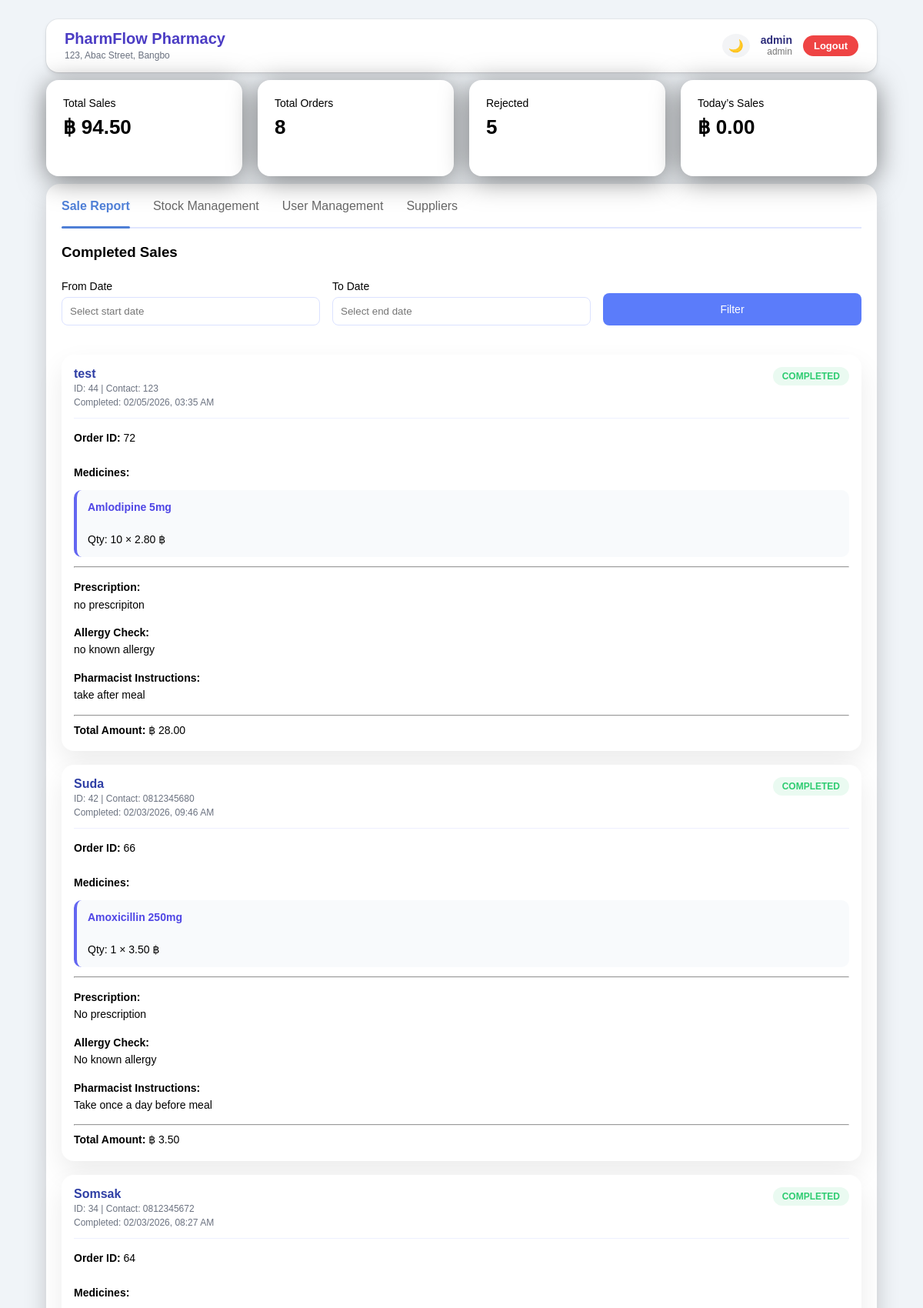
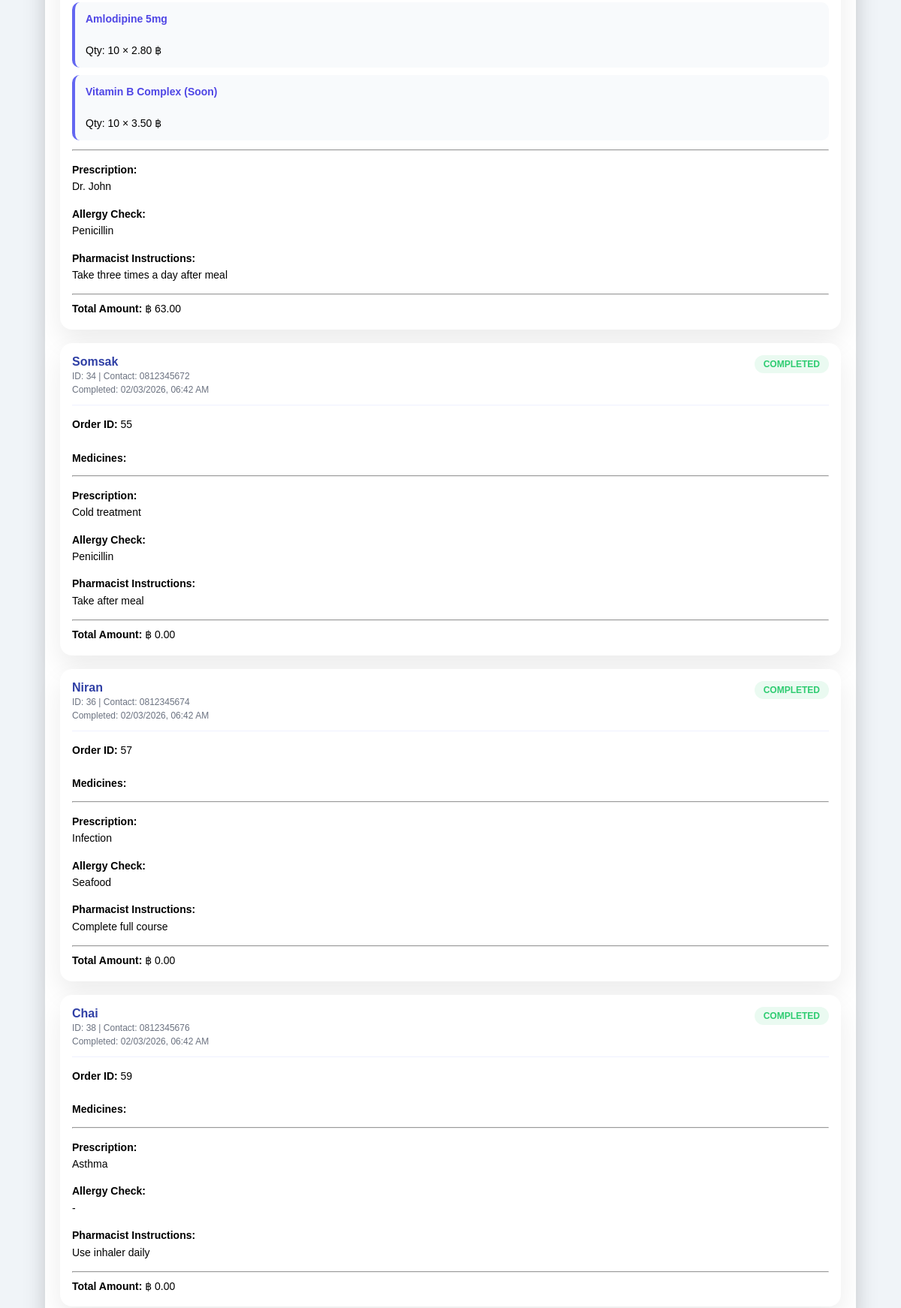
The app's page /admin/sales_report.php (signed in, upper part) with its own data (2 pictures, top to bottom).
### tables this page shows
CREATE TABLE `orders` (
  `order_id` int(11) NOT NULL COMMENT 'Unique order identifier',
  `customer_id` int(11) NOT NULL COMMENT 'Foreign key: customer placing order',
  `staff_id` int(11) NOT NULL COMMENT 'Foreign key: staff member processing order',
  `pharmacist_id` int(11) DEFAULT NULL COMMENT 'Foreign key: pharmacist approving order',
  `allergy_notes` text DEFAULT NULL COMMENT 'Customer allergy information',
  `pharmacist_instructions` text DEFAULT NULL COMMENT 'Special instructions for pharmacist',
  `total_amount` decimal(10,2) DEFAULT NULL COMMENT 'Total order value in currency',
  `order_status` enum('pending','approved','rejected','completed') DEFAULT 'pending' COMMENT 'Current status of the order',
  `prescription_note` text DEFAULT NULL COMMENT 'Prescription details from doctor',
  `order_date` timestamp NOT NULL DEFAULT current_timestamp() COMMENT 'Order creation timestamp'
);

CREATE TABLE `customers` (
  `customer_id` int(11) NOT NULL COMMENT 'Unique customer identifier',
  `customer_name` varchar(100) NOT NULL COMMENT 'Full name of the customer/patient',
  `contact_number` varchar(20) DEFAULT NULL COMMENT 'Phone number for communication',
  `address` text DEFAULT NULL COMMENT 'Physical address',
  `created_at` timestamp NOT NULL DEFAULT current_timestamp() COMMENT 'Account creation date'
);

CREATE TABLE `order_items` (
  `order_id` int(11) NOT NULL COMMENT 'Foreign key: which order this item belongs to',
  `medicine_id` int(11) NOT NULL COMMENT 'Foreign key: which medicine is ordered',
  `quantity` int(11) NOT NULL COMMENT 'Number of units ordered',
  `price` decimal(10,2) NOT NULL COMMENT 'Price per unit (captured at time of order)'
);

CREATE TABLE `medicines` (
  `medicine_id` int(1) NOT NULL COMMENT 'Unique medicine identifier',
  `medicine_name` varchar(100) NOT NULL COMMENT 'Commercial/trade name of the medicine',
  `chemical_name` varchar(100) DEFAULT NULL COMMENT 'Active ingredient or generic name',
  `dosage_form` varchar(50) DEFAULT NULL COMMENT 'Form: Tablet, Syrup, Injection, Cream, Inhaler, etc.',
  `price_per_unit` decimal(10,2) NOT NULL COMMENT 'Cost per unit in currency',
  `quantity` int(11) NOT NULL COMMENT 'Current stock quantity',
  `reorder_level` int(11) NOT NULL COMMENT 'Minimum stock level before reordering',
  `expiry_date` date NOT NULL COMMENT 'Product expiration date',
  `supplier_id` int(11) DEFAULT NULL COMMENT 'Foreign key: references suppliers table',
  `created_at` timestamp NOT NULL DEFAULT current_timestamp() COMMENT 'Record creation date'
);

### admin/sales_report.php (the view, shortened to what this page needs)
<?php
require_once "../config/db.php";
$totalSales = $conn->query(
    "SELECT SUM(total_amount) total
     FROM orders
     WHERE order_status = 'completed'"
)->fetch_assoc()["total"] ?? 0;
$totalOrders = $conn->query(
    "SELECT COUNT(*) total
     FROM orders
     WHERE order_status = 'completed' or 'rejected'"
)->fetch_assoc()["total"] ?? 0;
$rejectedCount = $conn->query(
    "SELECT COUNT(*) AS total
     FROM orders
     WHERE order_status = 'rejected'"
)->fetch_assoc()["total"] ?? 0;
$todaySales = $conn->query(
    "SELECT SUM(total_amount) total
     FROM orders
     WHERE order_status = 'completed'
       AND DATE(order_date) = CURDATE()"
)->fetch_assoc()["total"] ?? 0;
$where = "WHERE o.order_status = 'completed'";
?>
<!DOCTYPE html>
<html lang="en">
<head>
    <link rel="stylesheet" href="../assets/css/style.css">
    <link rel="stylesheet" href="../assets/css/dashboard.css">
    <link rel="stylesheet" href="https://cdn.jsdelivr.net/npm/flatpickr/dist/flatpickr.min.css">
</head>
<body>
<div class="dashboard-page">
<?php include "../includes/header.php"; ?>
<div class="dashboard-container">
    <div class="stats-grid">
        <div class="stat-card">
            <p>Total Sales</p>
            <h3>฿ <?= number_format($totalSales, 2) ?></h3>
        </div>
        <div class="stat-card">
            <p>Total Orders</p>
            <h3><?= $totalOrders ?></h3>
        </div>
        <div class="stat-card">
            <p>Rejected</p>
            <h3><?= $rejectedCount ?></h3>
        </div>
        <div class="stat-card">
            <p>Today’s Sales</p>
            <h3>฿ <?= number_format($todaySales, 2) ?></h3>
        </div>
    </div>
    <div class="panel">
        <div class="tabs">
                <a class="active" href="sales_report.php">Sale Report</a>
                <a href="dashboard.php">Stock Management</a>
                <a href="users.php">User Management</a>
                <a href="suppliers.php">Suppliers</a>
            </div>
        <div class="panel-header">
            <h3>Completed Sales</h3>
        </div>
        <form method="GET" style="margin-bottom:20px;">
            <div class="form-row">
                <div class="form-group">
                    <label>From Date</label>
                    <input type="text"
                            name="from_date"
                            id="from_date"
                            class="date-input"
                            value="<?= $_GET['from_date'] ?? '' ?>"
                            placeholder="Select start date">
                </div>
                <div class="form-group">
                    <label>To Date</label>
                    <input type="text"
                                name="to_date"
                                id="to_date"
                                class="date-input"
                                value="<?= $_GET['to_date'] ?? '' ?>"
                                placeholder="Select end date">
                </div>
                <div class="form-group" style="align-self:end;">
                    <button type="submit" class="btn-filter">
                        Filter
                    </button>
                </div>
            </div>
        </form>
        <?php
        $orders = $conn->query(
            "SELECT
                o.order_id,
                o.order_date,
                o.total_amount,
                o.prescription_note,
                o.allergy_notes,
                o.pharmacist_instructions,
                c.customer_name,
                c.contact_number,
                c.customer_id
             FROM orders o
             JOIN customers c ON o.customer_id = c.customer_id
             $where
             ORDER BY o.order_date DESC"
        );
        ?>
        <?php while ($o = $orders->fetch_assoc()): ?>
        <div class="pending-card">
            <div class="pending-header">
                <div>
                    <h4><?= htmlspecialchars($o["customer_name"]) ?></h4>
                    <small>
                        ID: <?= $o["customer_id"] ?> |
                        Contact: <?= htmlspecialchars($o["contact_number"]) ?>
                    </small><br>
                    <small>
                        Completed: <?= date("m/d/Y, h:i A", strtotime($o["order_date"])) ?>
                    </small>
                </div>
                <span class="status-badge completed">COMPLETED</span>
            </div>
            <div class="pending-body">
                <strong>Order ID:</strong> <?= $o["order_id"] ?><br><br>
                <strong>Medicines:</strong>
                <ul class="medicine-list">
                    <?php
                    $items = $conn->query(
                        "SELECT
                            m.medicine_name,
                            oi.quantity,
                            oi.price
                         FROM order_items oi
                         JOIN medicines m ON oi.medicine_id = m.medicine_id
                         WHERE oi.order_id = {$o['order_id']}"
                    );
                    while ($item = $items->fetch_assoc()):
                    ?>
                        <li>
                            <strong><?= htmlspecialchars($item["medicine_name"]) ?></strong><br>
                            Qty: <?= $item["quantity"] ?> × <?= number_format($item["price"],2) ?> ฿
                        </li>
                    <?php endwhile; ?>
                </ul>
                <hr>
                <p>
                    <strong>Prescription:</strong><br>
                    <?= nl2br(htmlspecialchars($o["prescription_note"] ?: "-")) ?>
                </p>
                <p>
                    <strong>Allergy Check:</strong><br>
                    <?= nl2br(htmlspecialchars($o["allergy_notes"] ?: "-")) ?>
                </p>
                <p>
                    <strong>Pharmacist Instructions:</strong><br>
                    <?= nl2br(htmlspecialchars($o["pharmacist_instructions"] ?: "-")) ?>
                </p>
                <hr>
                <strong>Total Amount:</strong>
                ฿ <?= number_format($o["total_amount"], 2) ?>
            </div>
        </div>
        <?php endwhile; ?>
    </div>
</div>
</div>
</body>
</html>

### assets/css/style.css (style rules this page uses)
* { box-sizing: border-box; font-family: Arial, sans-serif; }
body { margin: 0; min-height: 100vh; background: #F0F4F8; font-family: Arial, sans-serif; }
label { display: block; text-align: left; margin-bottom: 6px; font-size: 14px; }
input { width: 100%; padding: 10px; margin-bottom: 18px; border-radius: 8px; border: 1px solid #ccc; }
button { padding: 12px; border: none; border-radius: 10px; background: #4f7fd6; color: white; font-size: 16px; cursor: pointer; }

### assets/css/dashboard.css (style rules this page uses)
* { box-sizing: border-box; }
.dashboard-container { width: 100%; padding: 10px 60px 25px 60px; }
.dashboard-page { min-height: 100vh; }
.stats-grid { display: grid; grid-template-columns: repeat(4, 1fr); gap: 20px; margin-bottom: 10px; }
.stat-card { background: white; padding: 22px; border-radius: 16px; box-shadow: 0 5px 35px rgba(0,0,0,0.5); transition: transform 0.25s ease, box-shadow 0.25s ease; }
.stat-card p { margin: 0; font-size: 14px; }
.stat-card h3 { margin-top: 8px; font-size: 26px; }
.tabs { display: flex; gap: 30px; padding-bottom: 10px; margin-bottom: 20px; border-bottom: 2px solid #e0e6ff; }
.tabs a { text-decoration: none; color: #666; font-weight: 500; padding-bottom: 8px; position: relative; }
.tabs a.active { color: #4f7fd6; font-weight: 600; }
.tabs a.active::after { content: ""; position: absolute; left: 0; bottom: -12px; width: 100%; height: 3px; background: #4f7fd6; border-radius: 2px; }
.panel { background: white; border-radius: 18px; padding: 20px; box-shadow: 0 10px 30px rgba(0,0,0,0.18); }
.panel-header { display: flex; justify-content: space-between; align-items: center; margin-bottom: 15px; }
.panel-header h3 { margin: 0; }
.form-row { display: flex; gap: 16px; margin-bottom: 16px; }
.form-group { margin-top: 10px; flex: 1; }
.form-group label { display: block; font-size: 14px; margin-bottom: 6px; }
.form-group input, .form-group select { width: 100%; padding: 10px; border-radius: 8px; border: 1px solid #dbe2ff; }
.pending-card { background: #fff; border-radius: 14px; padding: 20px; margin-bottom: 20px; box-shadow: 0 4px 14px rgba(0,0,0,0.3); }
.pending-header { display: flex; justify-content: space-between; align-items: flex-start; border-bottom: 1px solid #eef0ff; padding-bottom: 12px; }
.pending-header h4 { margin: 0; color: #2f3fa5; }
.status-badge { padding: 4px 12px; border-radius: 999px; font-size: 12px; font-weight: bold; }
.pending-body { margin-top: 14px; font-size: 14px; }
.medicine-list { list-style: none; padding: 0; margin: 12px 0; }
.medicine-list li { background: #f8fafc; border-left: 4px solid #6366f1; padding: 12px 14px; border-radius: 10px; margin-bottom: 10px; font-size: 14px; line-height: 1.5; }
.status-badge.completed { background: #d4edda; color: #2e7d32; }
.btn-filter { width: 100%; margin-bottom: 18px; padding: 8px 16px; background: #5b7cfa; color: #fff; border: none; border-radius: 8px; font-size: 14px; font-weight: 500; cursor: pointer; height: 42px; }
.pending-card { background: #ffffff; border-radius: 16px; padding: 16px; margin-bottom: 18px; box-shadow: 0 15px 35px rgba(0,0,0,0.08); transition: transform 0.25s ease, box-shadow 0.25s ease; }
.pending-header { display: flex; justify-content: space-between; align-items: flex-start; margin-bottom: 12px; }
.pending-header h4 { margin: 0; font-size: 16px; font-weight: 700; }
.pending-header small { font-size: 12px; color: #6b7280; }
.pending-body { font-size: 14px; line-height: 1.6; }
.status-badge { padding: 5px 12px; border-radius: 999px; font-size: 12px; font-weight: 700; text-transform: uppercase; }
.status-badge.completed { background: #eafaf1; color: #2ecc71; }
.medicine-list li strong { display: block; font-weight: 600; color: #4f46e5; }

### records on screen
orders: customer.customer_name "test", customer.customer_id "44", customer.contact_number "123", order_date "02/05/2026, 03:35 AM", order_id "72", prescription_note "no prescripiton", allergy_notes "no known allergy", pharmacist_instructions "take after meal", total_amount "28.00"
order_items: medicine.medicine_name "Amlodipine 5mg", quantity "10", price "2.80"
orders: customer.customer_name "Suda", customer.customer_id "42", customer.contact_number "0812345680", order_date "02/03/2026, 09:46 AM", order_id "66", prescription_note "No prescription", allergy_notes "No known allergy", pharmacist_instructions "Take once a day before meal", total_amount "3.50"
order_items: medicine.medicine_name "Amoxicillin 250mg", quantity "1", price "3.50"
orders: customer.customer_name "Somsak", customer.customer_id "34", customer.contact_number "0812345672", order_date "02/03/2026, 08:27 AM", order_id "64", prescription_note "Dr. John", allergy_notes "Penicillin", pharmacist_instructions "Take three times a day after meal", total_amount "63.00"
order_items: medicine.medicine_name "Amlodipine 5mg", quantity "10", price "2.80"
order_items: medicine.medicine_name "Vitamin B Complex (Soon)", quantity "10", price "3.50"
orders: customer.customer_name "Somsak", customer.customer_id "34", customer.contact_number "0812345672", order_date "02/03/2026, 06:42 AM", order_id "55", prescription_note "Cold treatment", allergy_notes "Penicillin", pharmacist_instructions "Take after meal", total_amount "0.00"
orders: customer.customer_name "Niran", customer.customer_id "36", customer.contact_number "0812345674", order_date "02/03/2026, 06:42 AM", order_id "57", prescription_note "Infection", allergy_notes "Seafood", pharmacist_instructions "Complete full course", total_amount "0.00"
orders: customer.customer_name "Chai", customer.customer_id "38", customer.contact_number "0812345676", order_date "02/03/2026, 06:42 AM", order_id "59", prescription_note "Asthma", allergy_notes "-", pharmacist_instructions "Use inhaler daily", total_amount "0.00"

### other values on screen
$_SESSION["username"] "admin"
$_SESSION["role"] "admin"
$totalSales "94.50"
$totalOrders "8"
$rejectedCount "5"
$todaySales "0.00"
